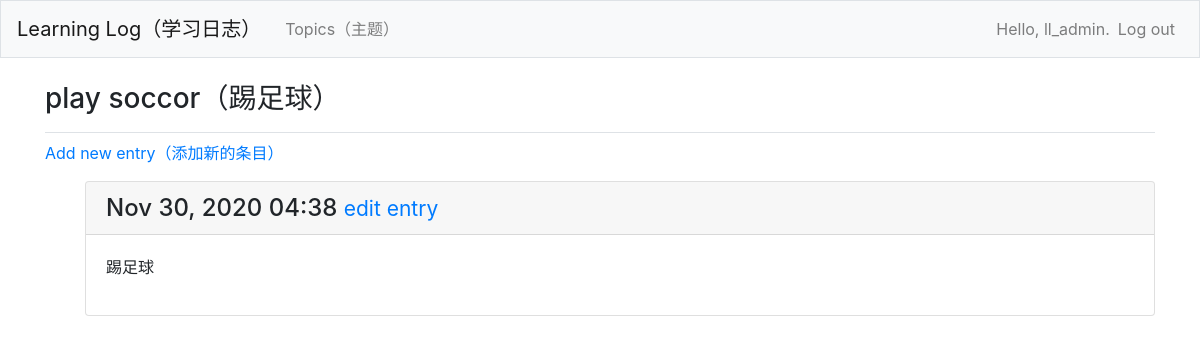
Page /topics/4/ (signed in) on the committed database.
### learning_logs/models.py (models this page shows, shortened)
class Topic(models.Model):  # 继承自Model
	text = models.CharField(max_length=200)  # 属性text是由字符组成的数据 即文本（少量数据）
	date_added = models.DateTimeField(auto_now_add=True)  # 记录日期和时间的数据
	owner = models.ForeignKey(User, on_delete=models.CASCADE)  # 建立外键关联
	def __str__(self):
		return self.text

class Entry(models.Model):
	topic = models.ForeignKey(Topic, on_delete=models.CASCADE)  # 外键实例 级联删除
	text = models.TextField()  # TextField实例  字段长度不受限制
	date_added = models.DateTimeField(auto_now_add=True)  # 按照创建顺序呈现条目，并在每个条目之间放置时间戳
	class Meta:  # 嵌套类 存储管理模型的额外信息
		verbose_name_plural = 'entries'

### learning_logs/views.py (the view)
# urls.py: path('topics/<int:topic_id>/', views.topic, name='topic'),
@login_required
def topic(request, topic_id):
	topic = Topic.objects.get(id=topic_id)
	if topic.owner != request.user:
		raise Http404
	entries = topic.entry_set.order_by('-date_added')
	context = {'topic': topic, 'entries': entries}
	return render(request, 'learning_logs/topic.html', context)

### learning_logs/templates/learning_logs/topic.html
{% extends 'learning_logs/base.html' %}
{% block page_header %}
  <h3>{{ topic }}</h3>
{% endblock page_header %}
{% block content %}
  <p>
    <a href="{% url 'learning_logs:new_entry' topic.id %}">Add new entry（添加新的条目）</a>
  </p>
  <ul>
  {% for entry in entries %}
    <div class="card mb-3">
      <h4 class="card-header">
        {{ entry.date_added|date:'M d, Y H:i' }}
        <small><a href="{% url 'learning_logs:edit_entry' entry.id %}">
            edit entry</a></small>
      </h4>
      <div class="card-body">
        {{ entry.text|linebreaks }}
      </div>
    </div>
  {% empty %}
    <p>There are no entries for this topic yet.</p>
  {% endfor %}
{% endblock content %}

### learning_logs/templates/learning_logs/base.html (shortened to what this page needs)
{% load bootstrap4 %}
<!doctype html>
<html lang="en">
<head>
  {% bootstrap_css %}
</head>
<body>
  <nav class="navbar navbar-expand-md navbar-light bg-light mb-4 border">
    <a class="navbar-brand" href="{% url 'learning_logs:index'%}">
        Learning Log（学习日志）</a>
    <div class="collapse navbar-collapse" id="navbarCollapse">
      <ul class="navbar-nav mr-auto">
        <li class="nav-item">
          <a class="nav-link" href="{% url 'learning_logs:topics'%}">
              Topics（主题）</a></li>
      </ul>
      <ul class="navbar-nav ml-auto">
        {% if user.is_authenticated %}
          <li class="nav-item">
            <span class="navbar-text">Hello, {{ user.username }}.</span>
          </li>
          <li class="nav-item">
            <a class="nav-link" href="{% url 'users:logout' %}">Log out</a>
          </li>
        {% endif %}
      </ul>
    </div>
  </nav>
  <main role="main" class="container">
    <div class="pb-2 mb-2 border-bottom">
      {% block page_header %}{% endblock page_header %}
    </div>
    <div>
      {% block content %}{% endblock content %}
    </div>
  </main>
</body>
</html>

### rows in the picture
Topic: text "play soccor（踢足球）"
Entry: date_added "Nov 30, 2020 04:38", text "踢足球"

### other values in the picture
{{ user.username }} "ll_admin"
